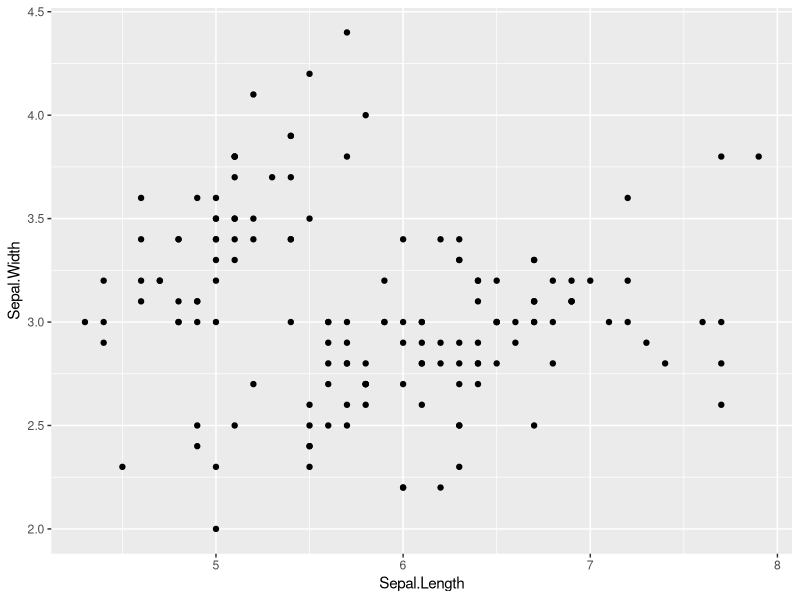
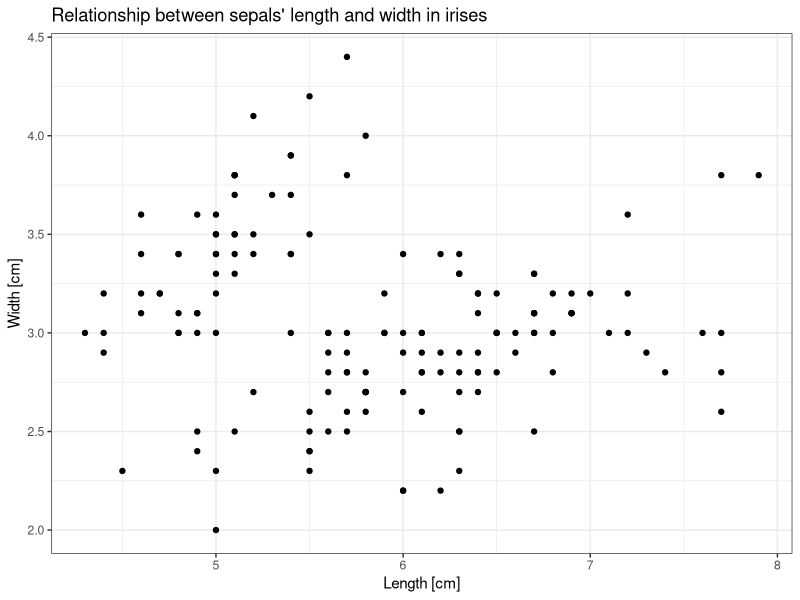
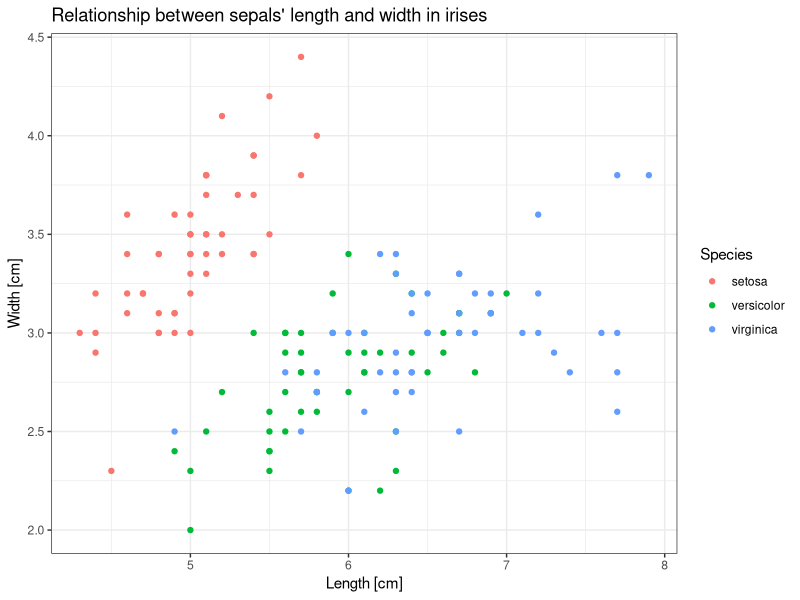
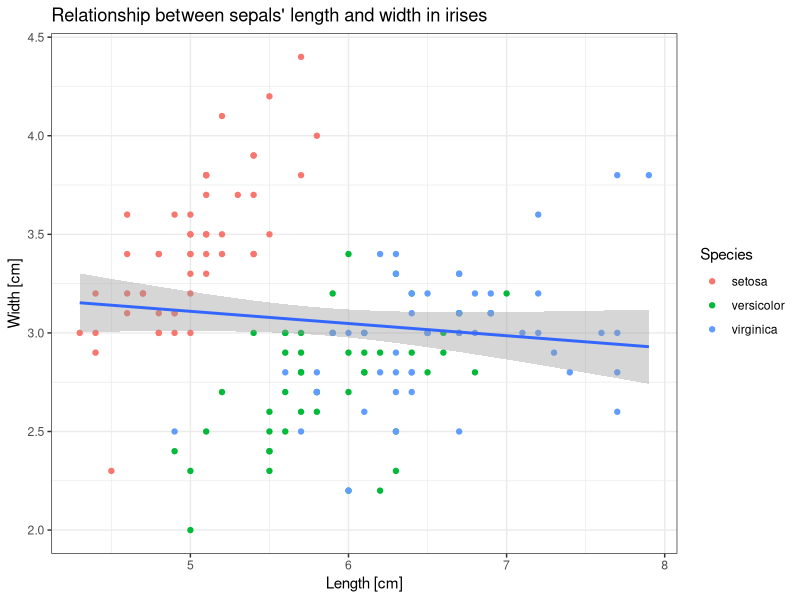
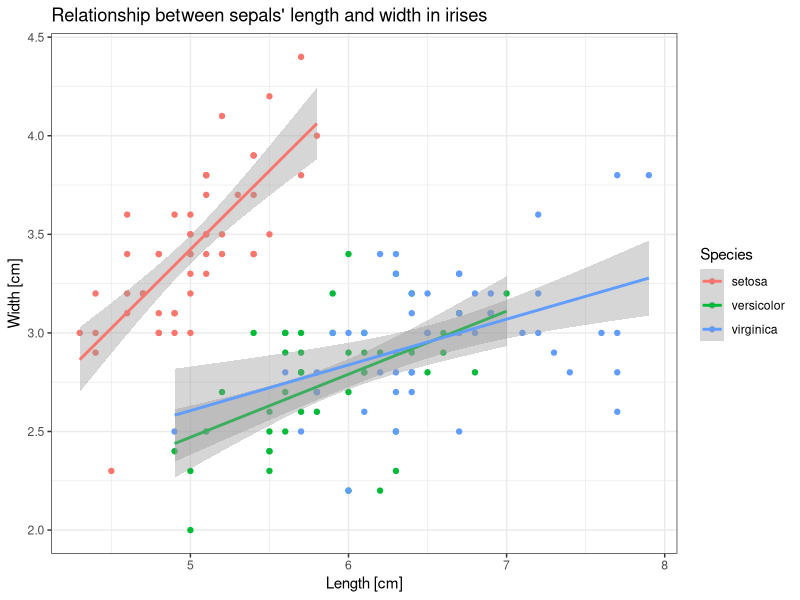
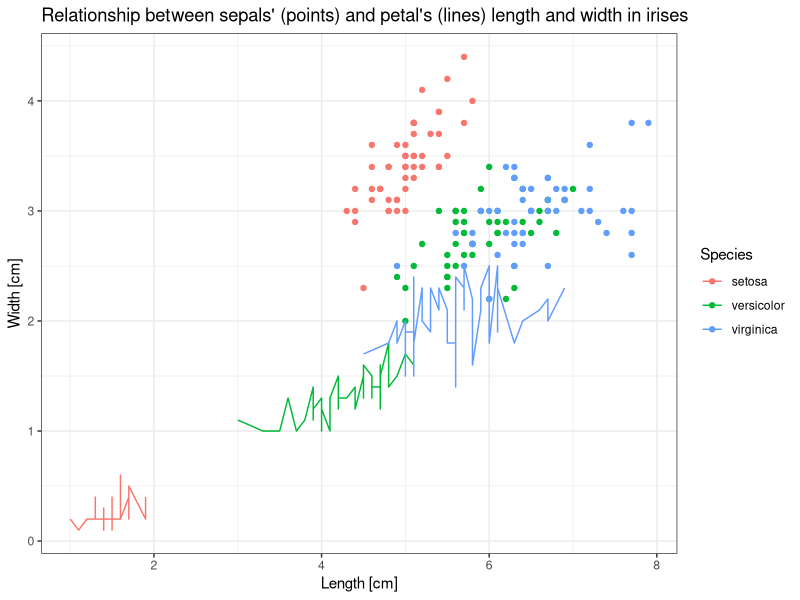
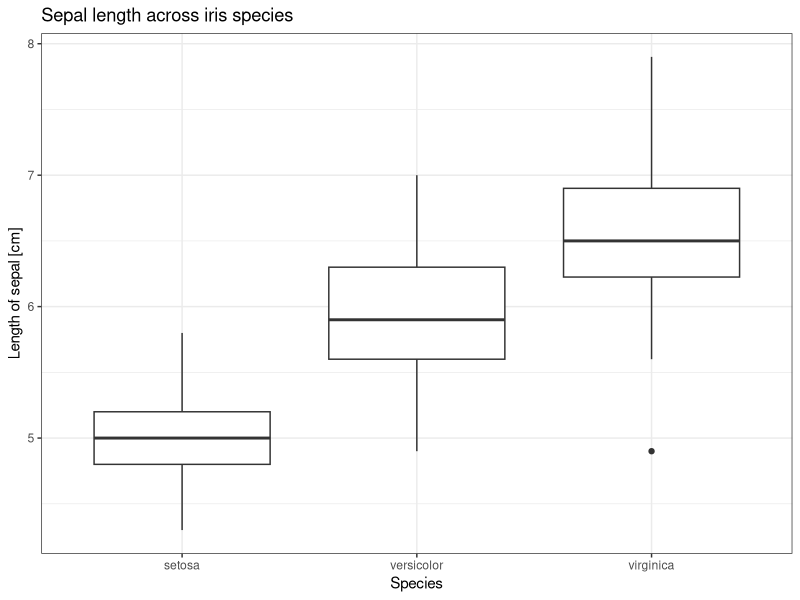
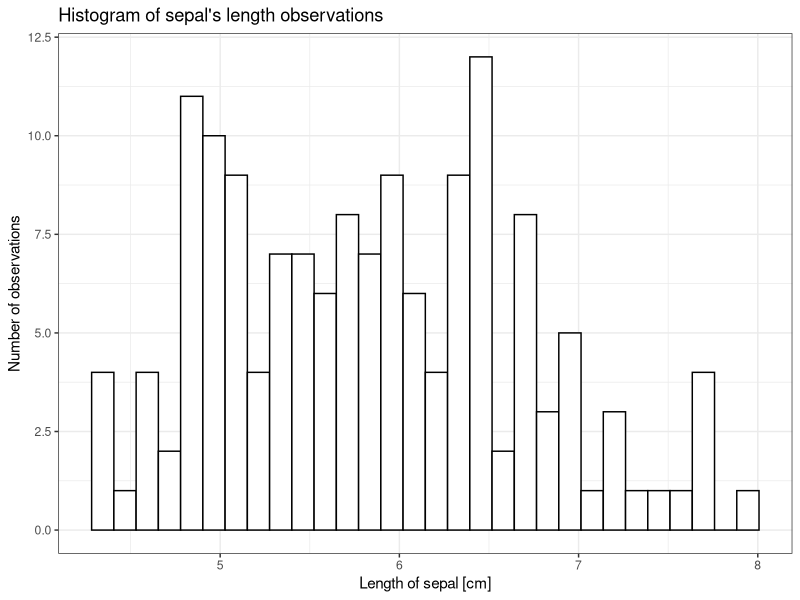

The R source for these figures, in order:
## ---- chunk 1
colorize <- function(x, color) {
  if (knitr::is_latex_output()) {
    sprintf("\\textcolor{%s}{%s}", color, x)
  } else if (knitr::is_html_output()) {
    sprintf("<span style='color: %s;'>%s</span>", color, x)
  } else x
}
pizza <- data.frame(square_side = seq(10,40,2),circle_diameter = seq(10,40,2))
library(ggplot2)
## ---- chunk 2
knitr::opts_chunk$set(echo = TRUE)
## ---- chunk 3
2^(1/2)*1
2^(1/2)*5
2^(1/2)*10
## ---- chunk 4
mean(c(1:50))
## ---- chunk 5
10^2
pi*5^2
## ---- chunk 6
p <- (pizza$circle_diameter/2)^2*pi
p[p<500]
## ---- chunk 7
pizza$square_side^2
## ---- chunk 8
y <- c(0.15,2.33,6.76) + (1-(c(0.15,2.33,6.76) %% 1))
max(y)-min(y)
## ---- chunk 9
ggplot(data = iris)+geom_point(aes(x = Sepal.Length,y = Sepal.Width))
## ---- chunk 10
ggplot(data = iris)+geom_point(aes(x = Sepal.Length,y = Sepal.Width))+theme_bw() + labs(title = "Relationship between sepals' length and width in irises",x = "Length [cm]",y = "Width [cm]")
## ---- chunk 11
ggplot(data = iris)+geom_point(aes(x = Sepal.Length,y = Sepal.Width,color = Species))+theme_bw() + labs(title = "Relationship between sepals' length and width in irises",x = "Length [cm]",y = "Width [cm]")
## ---- chunk 12
ggplot(data = iris,aes(x = Sepal.Length,y = Sepal.Width))+geom_point(aes(color = Species))+theme_bw() + labs(title = "Relationship between sepals' length and width in irises",x = "Length [cm]",y = "Width [cm]")+geom_smooth(method = "lm")
## ---- chunk 13
ggplot(data = iris,aes(x = Sepal.Length,y = Sepal.Width))+geom_point(aes(color = Species))+theme_bw() + labs(title = "Relationship between sepals' length and width in irises",x = "Length [cm]",y = "Width [cm]")+geom_smooth(aes(color = Species),method = "lm")
## ---- chunk 14
ggplot(data = iris)+geom_point(aes(x = Sepal.Length,y = Sepal.Width,color = Species))+theme_bw() + labs(title = "Relationship between sepals' (points) and petal's (lines) length and width in irises",x = "Length [cm]",y = "Width [cm]") + geom_line(aes(x = Petal.Length, y = Petal.Width, color = Species))
## ---- chunk 15
ggplot(data = iris)+geom_boxplot(aes(x = Species, y = Sepal.Length))+theme_bw()+labs(x = "Species",y ="Length of sepal [cm]",title = "Sepal length across iris species")
## ---- chunk 16
ggplot(data = iris)+geom_histogram(aes(Sepal.Length),fill = "white",color = "black")+theme_bw()+labs(x = "Length of sepal [cm]",y = "Number of observations",title = "Histogram of sepal's length observations")
## ---- chunk 17
ggplot(data = iris)+geom_histogram(aes(x = Sepal.Length,y = (..count..)/(sum(..count..))),fill = "white",color = "black")+theme_bw()+labs(x = "Length of sepal [cm]",y = "Frequency",title = "Histogram of sepal's length observations")
## ---- chunk 18
ggplot(data = iris)+geom_histogram(aes(x = Sepal.Length,y = ..density..),fill = "white",color = "black")+theme_bw()+labs(x = "Length of sepal [cm]",y = "Density",title = "Histogram of sepal's length observations")+geom_density(aes(x = Sepal.Length,y = ..density..),fill = "green",alpha = 0.2)
## ---- chunk 19
ggplot(data = iris)+geom_histogram(aes(x = Sepal.Length,y = ..density..),fill = "white",color = "black")+theme_bw()+labs(x = "Length of sepal [cm]",y = "Density",title = "Histogram of sepal's length observations")+geom_density(aes(x = Sepal.Length,fill = Species),alpha = 0.2)
## ---- chunk 20
ggplot(data = iris)+geom_histogram(aes(x = Sepal.Length,y = ..density..,),fill = "white",color = "black")+theme_bw()+labs(x = "Length of sepal [cm]",y = "Density",title = "Histogram of sepal's length observations")+geom_density(aes(x = Sepal.Length),fill = "green",alpha = 0.2)+facet_wrap(facets = vars(Species))
## ---- chunk 21
ggplot(data = iris)+geom_histogram(aes(x = Sepal.Length, y = ..density..),fill = "white",color = "black")+theme_bw()+labs(x = "Length of sepal [cm]",y = "Density",title = "Histogram of sepal's length observations")+stat_function(fun = dnorm, args = list(mean = mean(iris$Sepal.Length),sd = sd(iris$Sepal.Length)),color = "red")
## ---- chunk 22
ggplot(data = iris)+geom_qq(aes(sample = Sepal.Length,color = Species))+stat_qq_line(aes(sample = Sepal.Length,color = Species))+theme_bw()+labs(x = "Expected Quantiles",y = "Observed Quantiles",title = "Q-Q plot of sepal's length observations")
